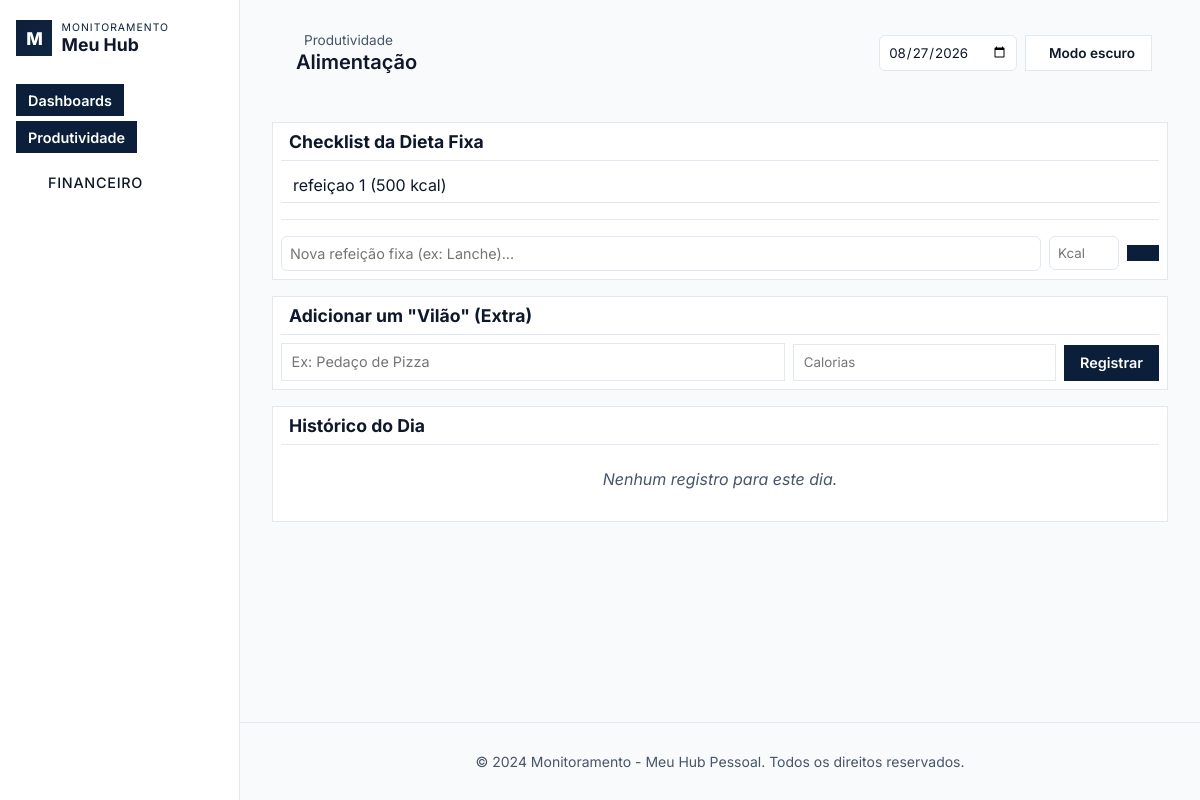
The page /alimentacao on the database as committed earlier.
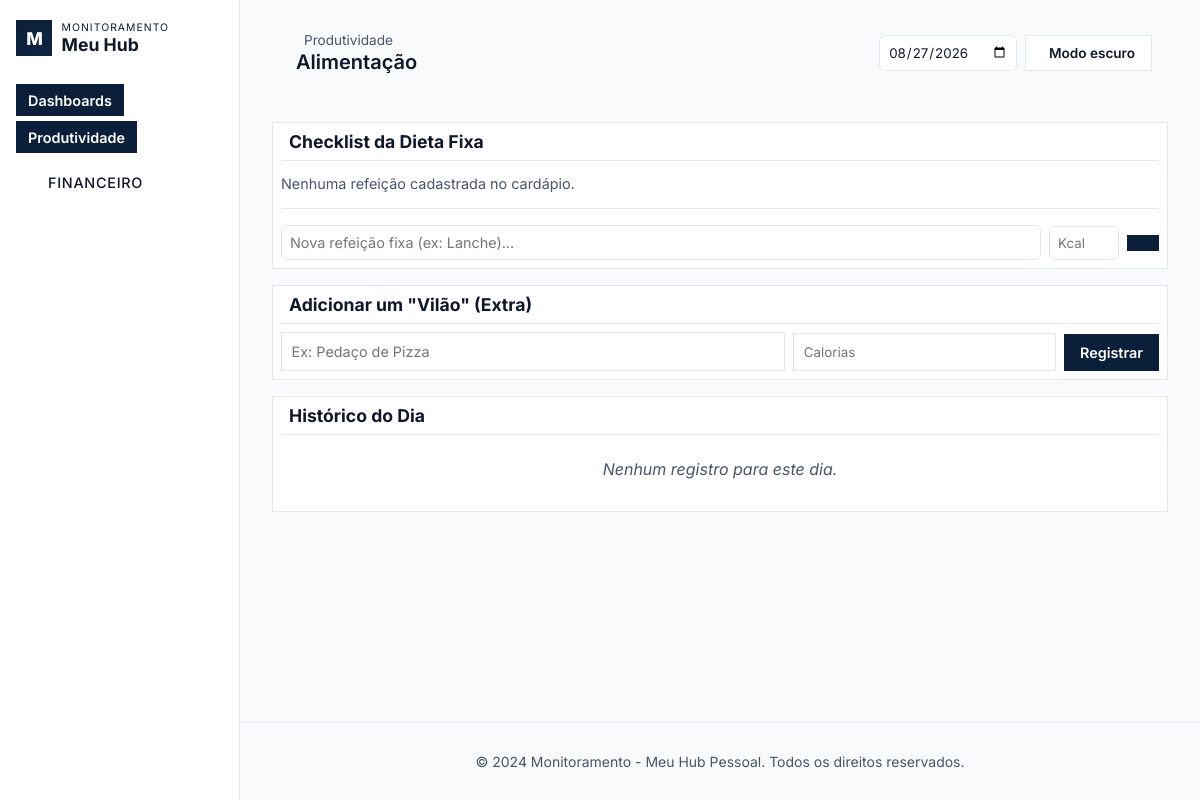
The same page on the database as committed later.
### models.py (models this page shows)
class RefeicaoFixa(db.Model):
    id = db.Column(db.Integer, primary_key=True)
    nome = db.Column(db.String(150), nullable=False)
    calorias = db.Column(db.Integer, nullable=False)

### app.py (the view)
@app.route('/alimentacao')
def alimentacao():
    data_str = request.args.get('data')
    if data_str:
        data_ref = datetime.strptime(data_str, "%Y-%m-%d").date()
    else:
        data_ref = date.today()
        data_str = data_ref.strftime("%Y-%m-%d")
    registros_do_dia = RegistroAlimentacao.query.filter_by(data=data_ref).all()
    dieta_fixa = RefeicaoFixa.query.all()
    refeicoes_logadas = [r.nome for r in registros_do_dia if r.tipo == 'Dieta']
    return render_template('modules/Produtividade/alimentacao.html',
                           data_str=data_str,
                           registros=registros_do_dia,
                           dieta_fixa=dieta_fixa,
                           refeicoes_logadas=refeicoes_logadas)

### templates/modules/Produtividade/alimentacao.html (shortened to what this page needs)
{% extends 'base.html' %}
{% block topbar_title %}
<div class="breadcrumb" style="display:flex; align-items:center; gap:0.5rem; font-size:0.85rem; color:var(--text-secondary);">
     Produtividade
</div>
<h1 style="font-size:1.25rem; margin:0; font-weight:600;">Alimentação</h1>
{% endblock %}
{% block topbar_actions %}
<div style="display: flex; gap: 0.5rem; align-items: center;">
    <form id="dateForm" action="{{ url_for('alimentacao') }}" method="GET" style="display: flex; gap: 0.5rem;">
        <input type="date" name="data" id="dataSelecionada" value="{{ data_str }}" onchange="document.getElementById('dateForm').submit();" style="padding: 0.5rem; border-radius: 6px; border: 1px solid var(--border-color); background: var(--surface); color: var(--text-primary);">
    </form>
</div>
{% endblock %}
{% block content %}
<link rel="stylesheet" href="{{ url_for('static', filename='produtividade/alimentacao/css/alimentacao.css') }}">
<div class="alimentacao-layout">
    <div class="alimentacao-col">
        <div class="card card-checklist">
            <h2> Checklist da Dieta Fixa</h2>
            {% for refeicao in dieta_fixa %}
            <div class="refeicao-item" style="display:flex; align-items:center;">
                <span class="refeicao-nome">{{ refeicao.nome }} ({{ refeicao.calorias }} kcal)</span>
                <form action="{{ url_for('delete_refeicao_fixa', id=refeicao.id) }}" method="POST" style="margin: 0 0 0 auto;" onsubmit="return confirm('Deseja remover esta refeição do seu cardápio fixo?');">
                    <button type="submit" class="btn-icon btn-danger" title="Excluir Refeição Fixa" style="padding: 2px;"></button>
                </form>
            </div>
            {% endfor %}
            {% if not dieta_fixa %}
            <p style="color:var(--text-secondary); font-size:0.9rem;">Nenhuma refeição cadastrada no cardápio.</p>
            {% endif %}
            <hr style="border:0; border-top:1px solid var(--border-color); margin: 1rem 0;">
            <form action="{{ url_for('add_refeicao_fixa') }}" method="POST" style="display:flex; gap:0.5rem; align-items:center;">
                <input type="text" name="nome" placeholder="Nova refeição fixa (ex: Lanche)..." required style="flex:1; padding:0.5rem; border-radius:6px; border:1px solid var(--border-color); background:var(--surface); color:var(--text-primary);">
                <input type="number" name="calorias" placeholder="Kcal" required min="1" style="width:70px; padding:0.5rem; border-radius:6px; border:1px solid var(--border-color); background:var(--surface); color:var(--text-primary);">
                <button type="submit" class="btn-primary" style="padding:0.5rem 1rem;" title="Adicionar ao cardápio"></button>
            </form>
        </div>
        <div class="card card-vilao">
            <h2> Adicionar um "Vilão" (Extra)</h2>
            <form action="{{ url_for('add_registro_alimentacao') }}" method="POST" class="vilao-form">
                <input type="text" name="nome" placeholder="Ex: Pedaço de Pizza" required>
                <input type="number" name="calorias" placeholder="Calorias" required min="1">
                <button type="submit" class="btn-primary">Registrar</button>
            </form>
        </div>
        <div class="card card-history">
            <h2> Histórico do Dia</h2>
            {% if registros %}
            <div class="table-wrap">
                <table class="history-table">
                    <thead>
                        <tr>
                            <th>Alimento / Refeição</th>
                            <th>Calorias</th>
                            <th>Tipo</th>
                            <th>Ação</th>
                        </tr>
                    </thead>
                    <tbody>
                        {% for item in registros %}
                        <tr>
                            <td>{{ item.nome }}</td>
                            <td>{{ item.calorias }} kcal</td>
                            <td><span class="badge {{ item.tipo|lower }}">{{ item.tipo }}</span></td>
                            <td>
                                <form action="{{ url_for('delete_registro_alimentacao', id=item.id) }}" method="POST" style="margin:0;">
                                    <input type="hidden" name="data" value="{{ data_str }}">
                                    <button type="submit" class="btn-icon btn-danger" title="Excluir"><i class="ph ph-trash"></i></button>
                                </form>
                            </td>
                        </tr>
                        {% endfor %}
                    </tbody>
                </table>
            </div>
            {% else %}
            <p class="empty-state">Nenhum registro para este dia.</p>
            {% endif %}
    </div>
{% endblock %}

### templates/base.html (shortened to what this page needs)
<!DOCTYPE html>
<html lang="pt-BR">
<head>
    <link rel="stylesheet" href="{{ url_for('static', filename='base/css/style.css') }}">
</head>
<body>
    <div class="app-container">
        <nav class="sidebar" id="sidebar" aria-label="Navegação Principal">
            <div class="sidebar-brand">
                <span class="brand-mark" aria-hidden="true">M</span>
                <div>
                    <p class="brand-label">Monitoramento</p>
                    <h2>Meu Hub</h2>
                </div>
            </div>
            <ul class="sidebar-menu" role="menu">
                <li class="sidebar-item" role="menuitem">
                    <button class="sidebar-toggle" id="dashboardsToggle" aria-expanded="false" aria-controls="dashboardsSubmenu">
                        <span>Dashboards</span>
                    </button>
                </li>
                <li class="sidebar-item" role="menuitem">
                    <button class="sidebar-toggle" id="productivityToggle" aria-expanded="false" aria-controls="productivitySubmenu">
                        <span>Produtividade</span>
                    </button>
                </li>
                <li class="sidebar-item" role="menuitem">
                    <a href="{{ url_for('financeiro.index') }}" class="sidebar-link" style="display:flex; align-items:center; gap:1rem; padding:1rem; color:var(--text-color); text-decoration:none; border-radius:8px;">
                        <span>Financeiro</span>
                    </a>
                </li>
            </ul>
        </nav>
        <div class="page-shell">
            <header class="topbar">
                <div class="topbar-title" style="display:flex; flex-direction:column; justify-content:center; gap:2px; margin-left: 0.5rem;">
                    {% block topbar_title %}{% endblock %}
                </div>
                <div class="topbar-actions">
                    {% block topbar_actions %}{% endblock %}
                    <button class="theme-toggle" id="themeToggle" type="button" aria-label="Alternar tema">
                    </button>
                </div>
            </header>
            <main class="content" role="main">
                {% block content %}{% endblock %}
            </main>
            <footer class="footer">
                <p>&copy; 2024 Monitoramento - Meu Hub Pessoal. Todos os direitos reservados.</p>
            </footer>
        </div>
    </div>
</body>
</html>

### static/base/css/style.css (style rules this page uses)
:root { --bg-color: #F8FAFC; --surface: #FFFFFF; --surface-strong: #F1F5F9; --sidebar-bg: #FFFFFF; --text-primary: #0F172A; --text-secondary: #475569; --accent-color: #0B1F3A; --accent-hover: #102542; --success-color: #10B981; --danger-color: #EF4444; --warning-color: #F59E0B; --border-color: #E2E8F0; --shadow: none; --shadow-md: none; --radius: 0px; --radius-sm: 0px; --transition: 0.2s ease; }
* { box-sizing: border-box; font-family: 'Inter', system-ui, sans-serif; }
html { scroll-behavior: smooth; }
body { margin: 0; min-height: 100vh; display: flex; background: var(--bg-color); color: var(--text-primary); transition: background-color var(--transition), color var(--transition); }
.sidebar { position: fixed; top: 0; left: 0; bottom: 0; width: 280px; background: var(--sidebar-bg); border-right: 1px solid var(--border-color); box-shadow: var(--shadow); z-index: 2500; transform: translateX(-100%); transition: transform 0.3s cubic-bezier(0.4, 0, 0.2, 1); padding: 1.5rem 1.25rem; display: flex; flex-direction: column; }
.sidebar-brand { display: flex; align-items: center; gap: 0.6rem; margin-bottom: 0.75rem; }
.brand-mark { width: 36px; height: 36px; border-radius: 0; display: grid; place-items: center; background: linear-gradient(135deg, var(--accent-color), var(--accent-hover)); color: white; font-weight: 800; font-size: 1.1rem; letter-spacing: -1px; }
.brand-label { font-size: 0.65rem; text-transform: uppercase; letter-spacing: 0.1em; margin: 0; color: var(--accent-color); }
.sidebar h2 { margin: 0; font-size: 1.1rem; color: var(--text-primary); }
.sidebar-menu { list-style: none; padding: 0; margin: 1rem 0 0; }
.sidebar-menu li + li { margin-top: 0.3rem; }
.sidebar a { display: flex; align-items: center; gap: 10px; padding: 8px 10px; border-radius: 0; text-decoration: none; color: var(--text-secondary); font-size: 0.9rem; font-weight: 500; text-transform: uppercase; letter-spacing: 0.05em; transition: transform 0.2s ease, background-color 0.2s ease, color 0.2s ease; }
.page-shell { flex: 1; display: flex; flex-direction: column; width: 100%; }
.topbar { display: flex; align-items: center; justify-content: space-between; padding: 1rem 1.5rem 0; margin: 0; background: transparent; border: none; box-shadow: none; }
.topbar-actions { display: flex; align-items: center; gap: 0.5rem; }
.theme-toggle { display: inline-flex; align-items: center; justify-content: center; width: 36px; height: 36px; padding: 0; color: var(--text-primary); background: var(--surface); border: 1px solid var(--border-color); border-radius: 0; cursor: pointer; font-size: 0.95rem; transition: background 0.2s ease, transform 0.2s ease, color 0.2s ease, border-color 0.2s ease; }
.content { flex: 1; padding: 0.5rem 1.5rem 2rem; width: 100%; }
input[type="text"] { flex: 1; min-width: 0; padding: 6px 10px; border: 1px solid var(--border-color); border-radius: 0; outline: none; font-size: 0.9rem; background: var(--surface-strong); color: var(--text-primary); transition: border-color 0.25s ease, box-shadow 0.25s ease; }
button { background-color: var(--accent-color); color: white; border: none; padding: 6px 12px; border-radius: 0; cursor: pointer; font-weight: 600; font-size: 0.9rem; transition: background-color 0.2s ease, transform 0.2s ease, box-shadow 0.2s ease; }
.card { background: var(--surface); padding: 0.75rem; border-radius: 0; border: 1px solid var(--border-color); box-shadow: none; transition: transform 0.25s ease, border-color 0.25s ease; }
@media (min-width: 769px) { body { flex-direction: row; } }
@media (min-width: 769px) { .sidebar { position: -webkit-sticky; position: sticky; top: 0; transform: translateX(0); width: 240px; min-width: 240px; height: 100vh; padding: 1.25rem 1rem; } }
@media (min-width: 769px) { .topbar { margin: 1rem 1.5rem 0; padding: 1rem 1.5rem; } }
@media (min-width: 769px) { .theme-toggle { width: auto; padding: 0.5rem 1rem; font-size: 0.85rem; } }
@media (min-width: 769px) { .content { padding: 1.25rem 1.5rem 2rem; } }

Rows that differ between the two databases and show on the page:
removed RefeicaoFixa: nome "refeiçao 1", calorias "500"
Other text that changed with them:
text now shown: "Nenhuma refeição cadastrada no cardápio."
